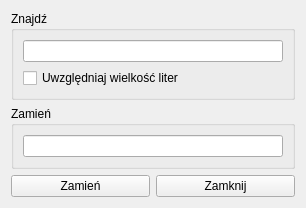
<ui version="4.0" >
 <class>replaceDialog</class>
 <widget class="QWidget" name="replaceDialog" >
  <property name="geometry" >
   <rect>
    <x>0</x>
    <y>0</y>
    <width>306</width>
    <height>207</height>
   </rect>
  </property>
  <property name="windowTitle" >
   <string>Zastąp</string>
  </property>
  <layout class="QGridLayout" >
   <item row="0" column="0" colspan="2" >
    <widget class="QGroupBox" name="groupBox" >
     <property name="title" >
      <string>Znajdź</string>
     </property>
     <layout class="QGridLayout" >
      <item row="0" column="0" >
       <widget class="QLineEdit" name="findEdit" />
      </item>
      <item row="1" column="0" >
       <widget class="QCheckBox" name="checkBox" >
        <property name="text" >
         <string>Uwzględniaj wielkość liter</string>
        </property>
       </widget>
      </item>
     </layout>
    </widget>
   </item>
   <item row="1" column="0" colspan="2" >
    <widget class="QGroupBox" name="groupBox_2" >
     <property name="title" >
      <string>Zamień</string>
     </property>
     <layout class="QGridLayout" >
      <item row="0" column="0" >
       <widget class="QLineEdit" name="replaceEdit" />
      </item>
     </layout>
    </widget>
   </item>
   <item row="2" column="0" >
    <widget class="QPushButton" name="replaceButton" >
     <property name="text" >
      <string>Zamień</string>
     </property>
    </widget>
   </item>
   <item row="2" column="1" >
    <widget class="QPushButton" name="closeButton" >
     <property name="text" >
      <string>Zamknij</string>
     </property>
    </widget>
   </item>
  </layout>
 </widget>
 <resources/>
 <connections/>
</ui>
